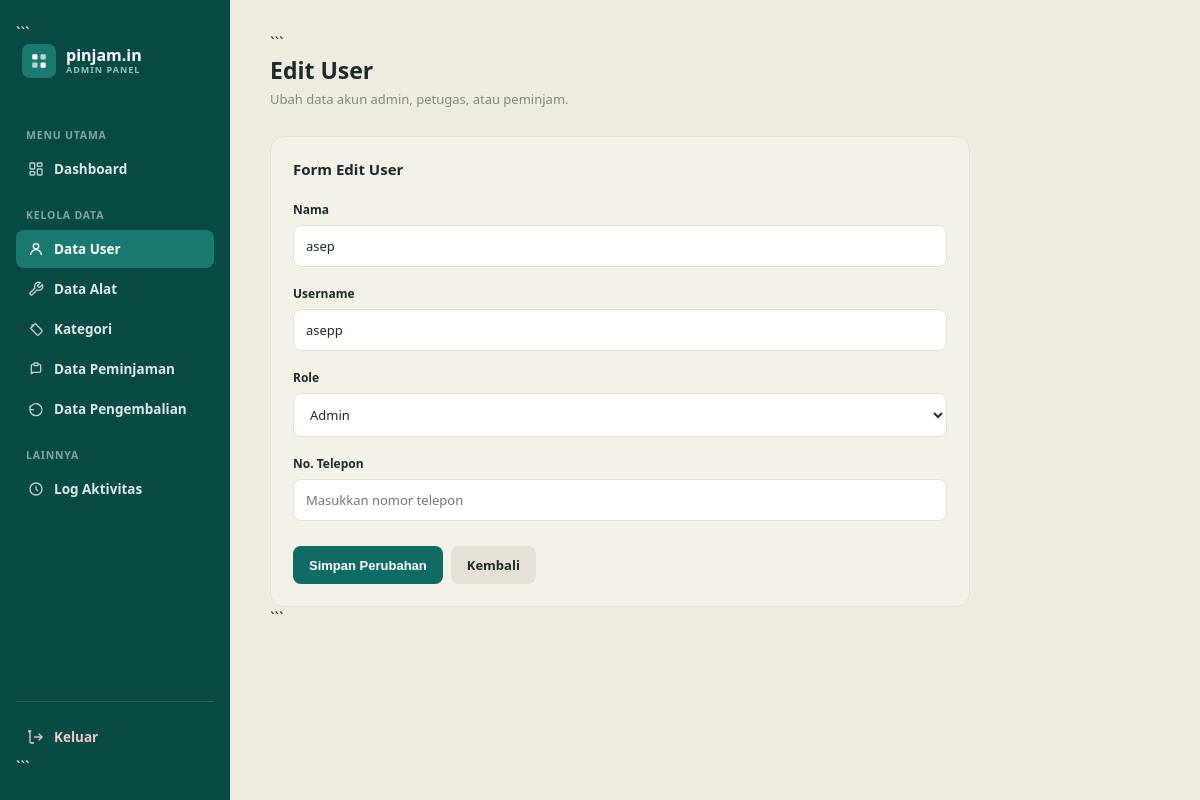
The page /View/v_edit_user.php?id=19 (signed in) on the database its author committed.
### tables this page shows
CREATE TABLE `tb_user` (
  `id_user` int(11) NOT NULL,
  `nama` varchar(100) NOT NULL,
  `username` varchar(50) NOT NULL,
  `password` varchar(255) NOT NULL,
  `role` enum('admin','petugas','peminjam') NOT NULL DEFAULT 'peminjam',
  `no_telp` varchar(20) DEFAULT NULL,
  `status_aktif` tinyint(1) NOT NULL DEFAULT 1,
  `created_at` timestamp NOT NULL DEFAULT current_timestamp()
);

### Model/m_koneksi.php (called while the page is built, shortened)
<?php
class koneksi {
    private $host = "localhost";
    private $username = "root";
    private $pass = "";
    private $db = "pinjamin_electronic";
    function __construct()
    {
        $this->koneksi = mysqli_connect($this->host, $this->username, $this->pass, $this->db);
    }
}
?>

### Model/m_user.php (called while the page is built, shortened)
<?php
class m_user
{
    private $koneksi;
    public function __construct($koneksi)
    {
        $this->koneksi = $koneksi;
    }
    public function getUserById($id)
    {
        $id = (int)$id;
        $query = mysqli_query(
            $this->koneksi,
            "SELECT * FROM tb_user
             WHERE id_user = $id
             LIMIT 1"
        );
        return mysqli_fetch_assoc($query);
    }
}
?>

### View/v_edit_user.php (the view, shortened to what this page needs)
<?php
include_once __DIR__ . '/../Model/m_koneksi.php';
include_once __DIR__ . '/../Model/m_user.php';
$koneksi = new koneksi();
$model = new m_user(
    $koneksi->koneksi
);
$id = (int)$_GET['id'];
$user = $model->getUserById($id);
?>
<!DOCTYPE html>
<html lang="id">
<head>
</head>
<body>
<div class="layout">
<aside class="sidebar">
```
<div class="brand">
    <div class="logo">
        <svg viewBox="0 0 24 24" fill="none">
            <rect
                x="3"
                y="3"
                width="7"
                height="7"
                rx="1.5"
                fill="#fff"
            />
            <rect
                x="14"
                y="3"
                width="7"
                height="7"
                rx="1.5"
                fill="#fff"
                opacity="0.7"
            />
            <rect
                x="3"
                y="14"
                width="7"
                height="7"
                rx="1.5"
                fill="#fff"
                opacity="0.7"
            />
            <rect
                x="14"
                y="14"
                width="7"
                height="7"
                rx="1.5"
                fill="#fff"
            />
        </svg>
    </div>
    <div class="brand-text">
        <div class="name">
            pinjam.in
        </div>
        <div class="tag">
            ADMIN PANEL
        </div>
    </div>
</div>
<div class="nav-group-label">
    Menu Utama
</div>
<a class="nav-item"
   href="v_homeadmin.php">
    <svg viewBox="0 0 24 24"
         fill="none"
         stroke="currentColor"
         stroke-width="2">
        <rect x="3" y="3" width="7" height="9" rx="1"/>
        <rect x="14" y="3" width="7" height="5" rx="1"/>
        <rect x="14" y="12" width="7" height="9" rx="1"/>
        <rect x="3" y="16" width="7" height="5" rx="1"/>
    </svg>
    Dashboard
</a>
<div class="nav-group-label">
    Kelola Data
</div>
<a class="nav-item active"
   href="v_user.php">
    <svg viewBox="0 0 24 24"
         fill="none"
         stroke="currentColor"
         stroke-width="2">
        <circle cx="12" cy="8" r="4"/>
        <path d="M4 21c0-4.4 3.6-8 8-8s8 3.6 8 8"/>
    </svg>
    Data User
</a>
<a class="nav-item"
   href="v_alat.php">
    <svg viewBox="0 0 24 24"
         fill="none"
         stroke="currentColor"
         stroke-width="2">
        <path d="M14.7 6.3a1 1 0 0 0 0 1.4l1.6 1.6a1 1 0 0 0 1.4 0l3.77-3.77a6 6 0 0 1-7.94 7.94l-6.91 6.91a2.12 2.12 0 0 1-3-3l6.91-6.91a6 6 0 0 1 7.94-7.94l-3.76 3.76z"/>
    </svg>
    Data Alat
</a>
<a class="nav-item"
   href="v_kategori.php">
    <svg viewBox="0 0 24 24"
         fill="none"
         stroke="currentColor"
         stroke-width="2">
        <path d="M20.59 13.41 11 3.83 3.83 11l9.58 9.59a2 2 0 0 0 2.83 0l4.35-4.35a2 2 0 0 0 0-2.83-2.83Z"/>
        <circle cx="7" cy="7" r="1"/>
    </svg>
    Kategori
</a>
<a class="nav-item"
   href="v_peminjaman.php">
    <svg viewBox="0 0 24 24"
         fill="none"
         stroke="currentColor"
         stroke-width="2">
        <path d="M9 5H7a2 2 0 0 0-2 2v12a2 2 0 0 0 2-2h10a2 2 0 0 0 2-2V7a2 2 0 0 0-2-2h-2"/>
        <rect x="9" y="3" width="6" height="4" rx="1"/>
    </svg>
    Data Peminjaman
</a>
<a class="nav-item"
   href="v_pengembalian.php">
    <svg viewBox="0 0 24 24"
         fill="none"
         stroke="currentColor"
         stroke-width="2">
        <path d="M3 7v6h6"/>
        <path d="M3 13a9 9 0 1 0 3-6.7L3 9"/>
    </svg>
    Data Pengembalian
</a>
<div class="nav-group-label">
    Lainnya
</div>
<a class="nav-item"
   href="v_log.php">
    <svg viewBox="0 0 24 24"
         fill="none"
         stroke="currentColor"
         stroke-width="2">
        <path d="M12 8v4l3 3"/>
        <circle cx="12" cy="12" r="9"/>
    </svg>
    Log Aktivitas
</a>
<div class="sidebar-footer">
    <a class="logout-btn"
       href="v_logout.php">
        <svg viewBox="0 0 24 24"
             fill="none"
             stroke="currentColor"
             stroke-width="2">
            <path d="M9 21H5a2 2 0 0 1-2-2V5a2 2 0 0 1-2-2h4"/>
            <path d="M16 17l5-5-5-5"/>
            <path d="M21 12H9"/>
        </svg>
        Keluar
    </a>
</div>
```
</aside>
<main class="main">
```
<div class="topbar">
    <div>
        <h1>
            Edit User
        </h1>
        <p>
            Ubah data akun admin, petugas, atau peminjam.
        </p>
    </div>
</div>
<div class="panel">
    <h2 class="panel-title">
        Form Edit User
    </h2>
    <form
        action="../Controller/c_user.php"
        method="POST"
    >
        <div class="form-group">
            <label for="nama">
                Nama
            </label>
            <input
                type="text"
                id="nama"
                name="nama"
                value="<?= htmlspecialchars($user['nama']) ?>"
                placeholder="Masukkan nama"
                required
            >
        </div>
        <div class="form-group">
            <label for="username">
                Username
            </label>
            <input
                type="text"
                id="username"
                name="username"
                value="<?= htmlspecialchars($user['username']) ?>"
                placeholder="Masukkan username"
                required
            >
        </div>
        <div class="form-group">
            <label for="role">
                Role
            </label>
            <select
                id="role"
                name="role"
                required
            >
                <option
                    value="admin"
                    <?= $user['role'] == 'admin' ? 'selected' : '' ?>
                >
                    Admin
                </option>
            </select>
        </div>
        <div class="form-group">
            <label for="no_telp">
                No. Telepon
            </label>
            <input
                type="text"
                id="no_telp"
                name="no_telp"
                value="<?= htmlspecialchars($user['no_telp'] ?? '') ?>"
                placeholder="Masukkan nomor telepon"
            >
        </div>
        <div class="form-action">
            <button
                type="submit"
                name="edit"
                class="btn-save"
            >
                Simpan Perubahan
            </button>
            <a
                href="v_user.php"
                class="btn-cancel"
            >
                Kembali
            </a>
        </div>
    </form>
</div>
```
</main>
</div>
</body>
</html>

### View/v_edit_user.php (style rules this page uses)
:root { --cream:#f4f1ea; --cream-deep:#efebe1; --teal-dark:#0f6b64; --teal:#1a7a72; --teal-deep:#0a4a45; --ink:#1c2b29; --muted:#7d8a87; --card-border:#e4e0d6; }
* { box-sizing:border-box; }
body { margin:0; font-family:'Segoe UI',system-ui,-apple-system,sans-serif; background:var(--cream-deep); color:var(--ink); }
a { color:inherit; text-decoration:none; }
.layout { display:flex; min-height:100vh; }
.sidebar { width:230px; background:var(--teal-deep); color:#fff; display:flex; flex-direction:column; padding:22px 16px; flex-shrink:0; }
.brand { display:flex; align-items:center; gap:10px; margin-bottom:32px; padding:0 6px; }
.brand .logo { width:34px; height:34px; border-radius:8px; background:var(--teal); display:flex; align-items:center; justify-content:center; flex-shrink:0; }
.brand .logo svg { width:18px; height:18px; }
.brand-text { line-height:1.1; }
.brand-text .name { font-weight:800; font-size:16px; color:#fff; }
.brand-text .tag { font-size:9px; letter-spacing:1px; color:#8fc9c2; font-weight:700; }
.nav-group-label { font-size:10.5px; letter-spacing:.8px; color:#7fa7a1; font-weight:700; margin:18px 10px 8px; text-transform:uppercase; }
.nav-item { display:flex; align-items:center; gap:10px; padding:10px 12px; border-radius:8px; font-size:13.5px; font-weight:600; color:#dce9e7; margin-bottom:2px; transition:background .15s ease; }
.nav-item.active { background:var(--teal); color:#fff; }
.nav-item svg { width:16px; height:16px; flex-shrink:0; opacity:.85; }
.nav-item.active svg { opacity:1; }
.sidebar-footer { margin-top:auto; padding-top:16px; border-top:1px solid rgba(255,255,255,0.12); }
.logout-btn { display:flex; align-items:center; gap:10px; padding:10px 12px; border-radius:8px; font-size:13.5px; font-weight:700; color:#f3c9c9; }
.logout-btn svg { width:16px; height:16px; }
.main { flex:1; padding:32px 40px; max-width:1200px; }
.topbar { display:flex; align-items:center; justify-content:space-between; margin-bottom:28px; }
.topbar h1 { font-size:23px; font-weight:800; margin:0 0 4px; }
.topbar p { margin:0; font-size:13px; color:var(--muted); }
.panel { background:var(--cream); border:1px solid var(--card-border); border-radius:14px; padding:22px; max-width:700px; }
.panel-title { margin:0 0 22px; font-size:15px; font-weight:800; }
.form-group { margin-bottom:18px; }
.form-group label { display:block; font-size:12px; font-weight:700; margin-bottom:7px; }
.form-group input, .form-group select { width:100%; padding:11px 12px; border:1px solid var(--card-border); border-radius:8px; background:#fff; color:var(--ink); font-family:inherit; font-size:13px; outline:none; }
.form-action { display:flex; gap:8px; margin-top:25px; }
.btn-save, .btn-cancel { border:none; border-radius:8px; padding:10px 16px; font-size:13px; font-weight:700; cursor:pointer; text-decoration:none; }
.btn-save { background:var(--teal-dark); color:#fff; }
.btn-cancel { background:#e4e0d6; color:var(--ink); }

### rows shown on the page
tb_user: nama "asep", username "asepp", role "Admin"
